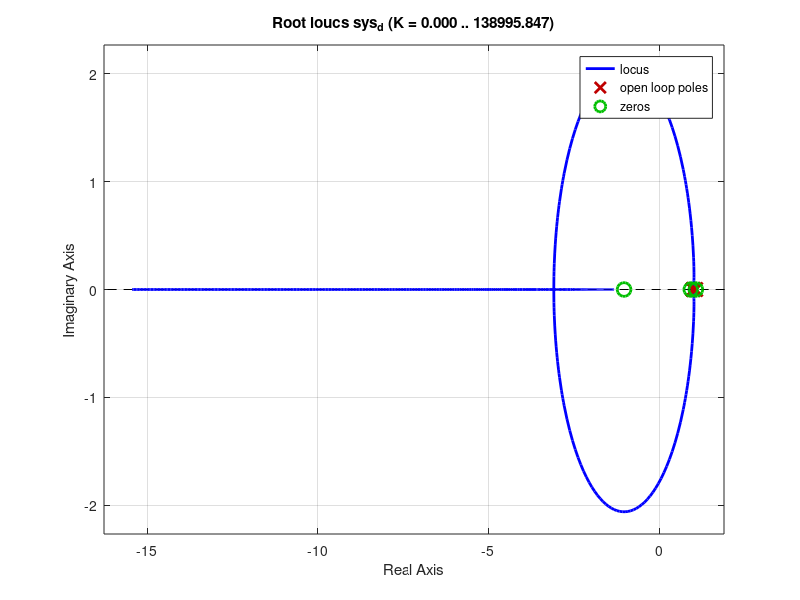

The MATLAB script that drew this image:
clc 
clear
close all

%% Sys Parameters 
mp = 0.294;
mc = 0.378;
g = 9.82;
L = 0.14;
d1 = 0.001;
d2 = 0.001;
s = -1;
%mc = M
%mp = m
%% Sys matrices 
A = [0, 0 ,1, 0; 
     0, (g*mp)/mc, -d1/mc, -d2/(L*mc);    
     0, 0, 0 ,1;
     0, (g*(mc+mp))/(L*mc), -d1/(L*mc), (-d2*(mc+mp))/(L*L*mc*mp)];
 
B = [0; 0; 1/mc; 1/(L*mc)];



%% Output
C = [1 0 0 0]; %q1 as input (position of the cart
D = 0;

%% Sys build
sys = ss(A, B, C, D)
eig(A) 

%% Sys analysis 

pole(sys) %Either of the two commands find the poles of the system. We do this to check if the system is stable or not

sys = ss(A, B, C, D);
ControlabilityMatrix = ctrb(sys);
rank(ControlabilityMatrix)


ObvservabilityMatrix = obsv(sys)

rank(ControlabilityMatrix) %Rank must be 4 otherwise the system is not controlable
rank(ObvservabilityMatrix) %Rank must be 4 otherwise the system is not observable 

rlocus(sys)

x0 = [0; 5*pi/180; 0; 0;]

%% State feedback controller

desiredPoles = [-11; -11; -11; -1];
K = acker(A,B, desiredPoles)

Q = 10*eye(4);
R = 0.5;
K_LQR = lqr(A,B,Q,R)


%% Discrete time controller
Ts = 0.01;
sys_d = c2d(sys, Ts);

Ad = sys_d.a;
Bd = sys_d.b;
Cd = sys_d.c;
Dd = sys_d.d;

pole(sys_d)
disc_Poles = [0.9; 0.9; 0.9; 0.9];
%K_disc = acker(Ad,Bd, disc_Poles);
K_discLQR = dlqr(Ad,Bd,Q,R);
rlocus(sys_d)

%% Observer design

%Vd = 0.1*eye(4);
%Vn = 1;

%Kf = (lqr(Ad', Cd', Vn, Vd))';

disc_PolesOb = [-0.3235; 9.2180;-0.5275; 0.9045]*0.1;
Ob = acker(Ad',Cd',disc_PolesOb);
